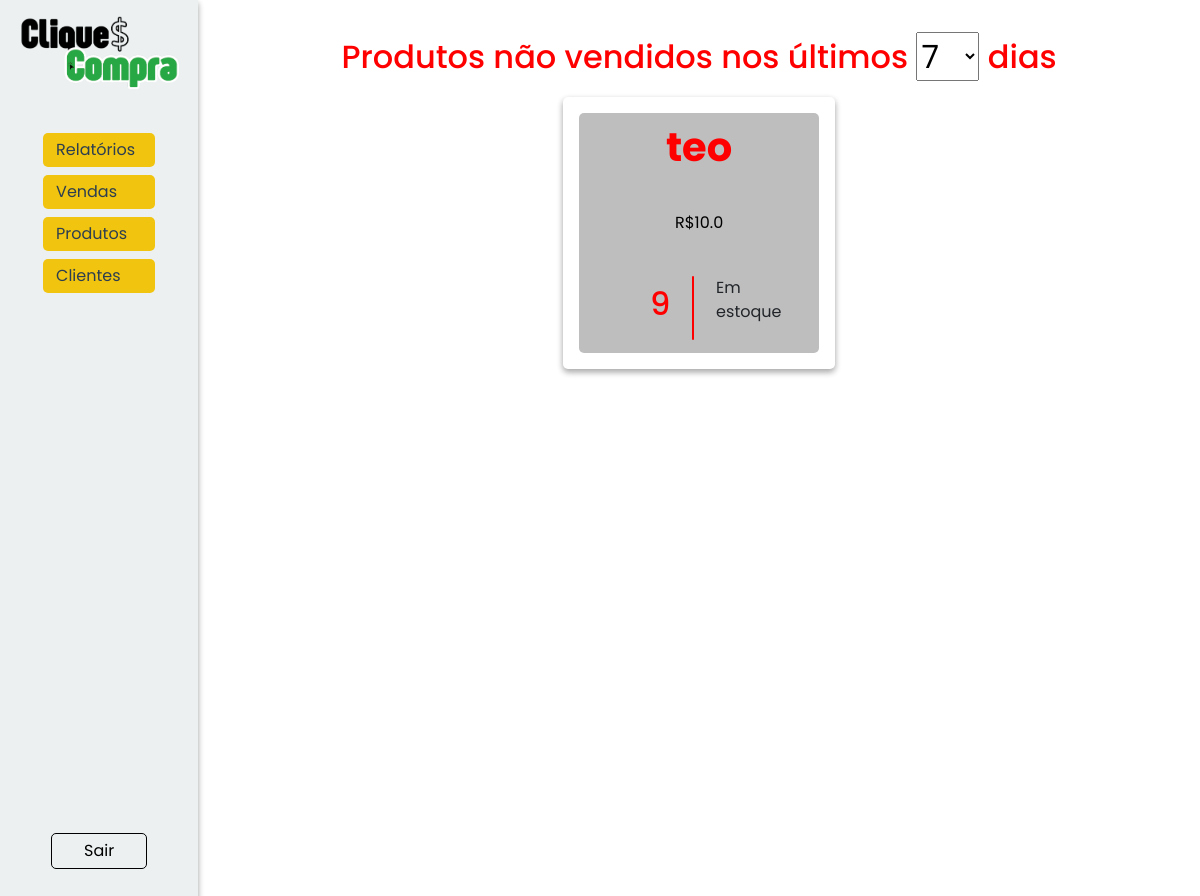
The app's page /relatorios/naovendidos (signed in), older data.
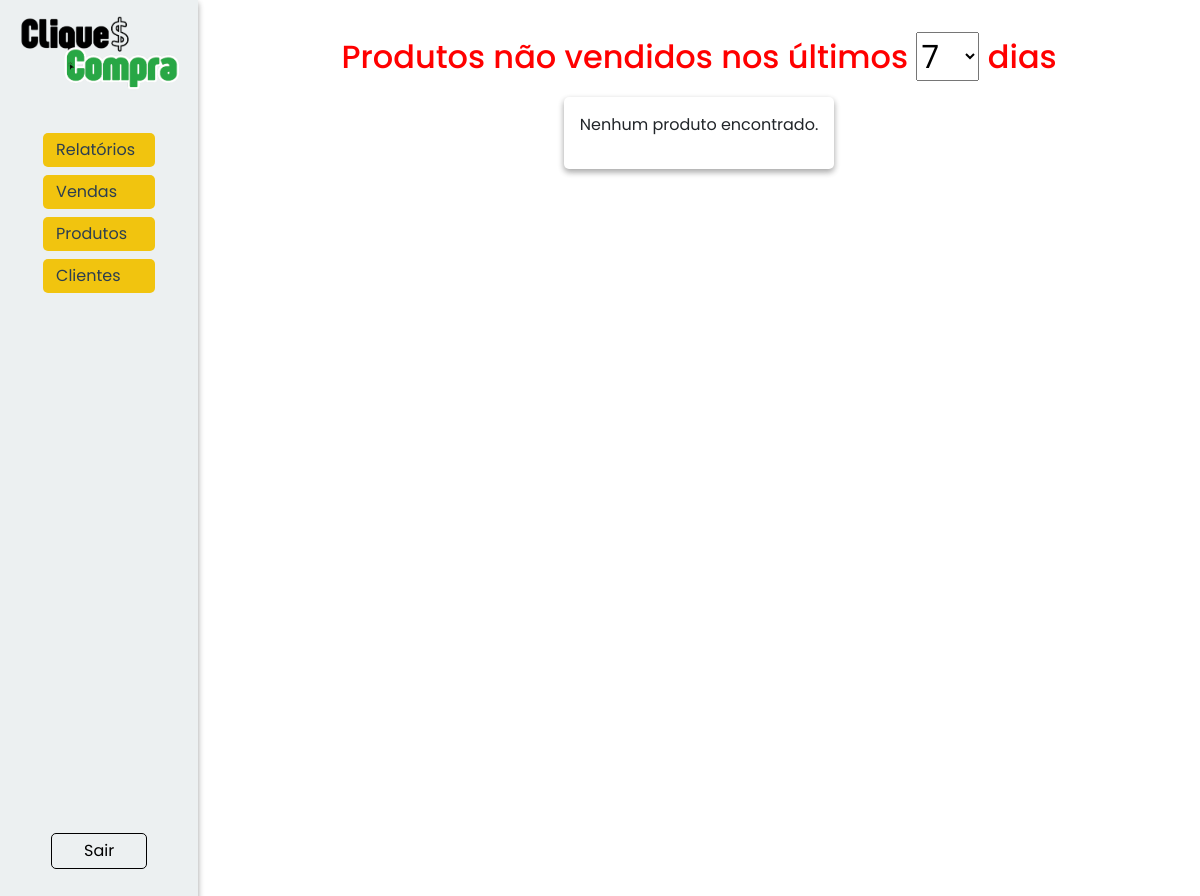
The same page, newer data.
### models/produtos.py (models this page shows, shortened)
class Produto(Base):
    __tablename__ = 'tb_produtos'
    pro_id: Mapped[int] = mapped_column(primary_key=True, autoincrement=True)
    pro_nome: Mapped[str] = mapped_column(nullable=False)
    pro_descricao: Mapped[str] = mapped_column(nullable=False)
    pro_preco: Mapped[float] = mapped_column(nullable=False)
    pro_estoque: Mapped[int] = mapped_column()

### controllers/relatorios.py (the view)
@relatorio_bp.route('/naovendidos', methods=['GET', 'POST'])
@login_required
@role_required("admin")
def naovendidos():
    consulta = []
    dias = request.form.get("dias", type=int, default=7)
    result = []
    print("metodo post")
    try:
        sql_mysql = text("""
            SELECT pro_nome, pro_preco, pro_estoque
            FROM tb_produtos
            WHERE pro_id NOT IN (
                SELECT vpr_pro_id
                FROM tb_vendas_produtos
                JOIN tb_vendas ON vpr_ven_id = ven_id
                WHERE ven_data >= CURDATE() - INTERVAL :dias DAY
            )
        """)
        sql_sqlite = text("""
SELECT pro_nome, pro_preco, pro_estoque
FROM tb_produtos
WHERE pro_id NOT IN (
    SELECT DISTINCT vpr_pro_id
    FROM tb_vendas_produtos
    JOIN tb_vendas ON vpr_ven_id = ven_id
    WHERE ven_data >= DATE('now', '-? days')
)
""")
        consulta = session.execute(sql_sqlite, {"dias": dias}).fetchall()
        print(consulta)
        subquery = (
            session.query(VendaProdutos.vpr_pro_id)
            .join(Venda, VendaProdutos.vpr_ven_id == Venda.ven_id)
            .filter(Venda.ven_data >= func.date('now', f'-{dias} days'))  # Usar função compatível com SQLite
            .subquery()
        )
        query = (
            session.query(Produto.pro_nome, Produto.pro_preco, Produto.pro_estoque)
            .filter(Produto.pro_nome.not_in(select(subquery)))  # Força o uso de SELECT
        )
        result = query.all()
        print("Resultado da consulta:", result)
    except Exception as e:
        print(f"Erro ao gerar relatório: {str(e)}", "error")
        flash(f"Erro ao gerar relatório: {str(e)}", "error")
    finally:
        return render_template("relatorios/naovendidos.html", produtos=result)

### controllers/clientes.py (called while the page is built)
@login_manager.user_loader
def load_user(user_id):
    return Cliente.find(id=user_id)

### models/clientes.py (called while the page is built, shortened)
    @classmethod
    def find(cls, **kwargs):
        if 'email' in kwargs:
            return session.query(cls).filter_by(cli_email=kwargs['email']).first() #SELECT * FROM tb_clientes WHERE cli_email = email
        elif 'id' in kwargs:
            return session.query(cls).filter_by(cli_id=kwargs['id']).first() #SELECT * FROM tb_clientes WHERE cli_id = id
        else:
            raise AttributeError('A busca deve ser feita por email ou id.')

### templates/relatorios/naovendidos.html (shortened to what this page needs)
{% extends "model.html" %}
{% block head_extras %}
<link rel="stylesheet" href="{{ url_for('static', filename='style/model.css') }}">
<link rel="stylesheet" href="{{ url_for('static', filename='style/relatorios.css') }}">
{% endblock %}
{% block content %}
<nav class="nav-reg">
    <img src="../../static/assets/cliqueconta.png" alt="Logo do CliqueCompra">
    <div class="links">
        <div class="links-nav">
            {% if current_user.cli_tipo == 'admin' %}
            <div class="dropdown">
                <button class="dropdown-button" onclick="toggleDropdown('relatorios-menu')">
                    Relatórios
                </button>
            </div>
            <div class="dropdown">
                <button class="dropdown-button" onclick="toggleDropdown('vendas-menu')">
                    Vendas
                </button>
            </div>
            {% endif %}
            <div class="dropdown">
                {% if current_user.cli_tipo == 'admin' %}
                <button class="dropdown-button" onclick="toggleDropdown('produtos-menu')">
                    Produtos</button>
            </div>
                {% endif %}
            {% if current_user.cli_tipo == 'admin' %}
            <div class="dropdown">
                <button class="dropdown-button" onclick="toggleDropdown('clientes-menu')">
                    Clientes
                </button>
            </div>
            {% endif %}
        </div>
        <a class='sair' href="{{url_for('cliente.logout')}}">Sair</a>
    </div>
</nav>
<div class="relatorio">
    <h2>Produtos não vendidos nos últimos
        <form action="{{ url_for('relatorio.naovendidos') }}" method="post" style="display:inline;" class="filtrodias">
            <select name="dias" id="dias" onchange="this.form.submit()">
                <option value="7" {% if request.form.get('dias') == '7' %}selected{% endif %}>7</option>
            </select>
        </form>
        dias
    </h2>
    <ol class="respostas">
        {% if produtos %}
            {% for produto in produtos %}
                <li class="resposta">
                    <span class="nome-produto">{{ produto.pro_nome }}</span>
                    <span class="preco">R${{ produto.pro_preco }}</span>
                    <div class="unidades">
                        <h2>{{ produto.pro_estoque }}</h2>
                        <div class="divisor"></div>
                        <p>Em estoque</p>
                    </div>
                </li>
            {%endfor%}
        {% else %}
            <p>Nenhum produto encontrado.</p>
        {% endif %}
    </ol>
</div>
{% endblock %}

Row changes from the older to the newer data that the page shows:
removed Produto: pro_nome "teo", pro_preco "10.0", pro_estoque "9"
Text that changed along with them:
text now shown: "Nenhum produto encontrado."
